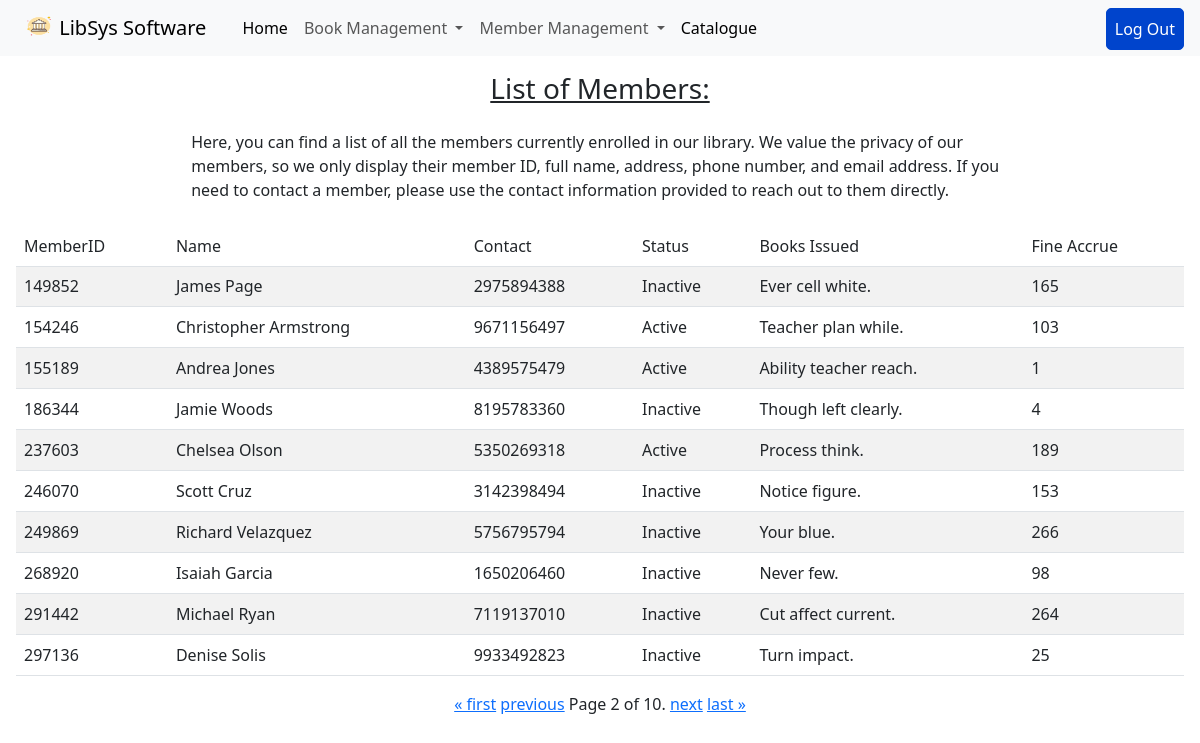
Page /listmember/?page=2 (signed in) on the committed database.
### library/models.py (models this page shows)
class Member(models.Model):
    MEMBERSHIP_STATUS_CHOICES = [
        ('Active', 'Active'),
        ('Inactive', 'Inactive'),
    ]
    member_id = models.IntegerField(primary_key=True)
    name = models.CharField(max_length=255)
    phone = models.BigIntegerField()
    membership_status = models.CharField(max_length=10, choices=MEMBERSHIP_STATUS_CHOICES)
    books_issued = models.CharField(max_length=255, blank=True)
    fine_amount = models.IntegerField(blank=True, default=0, null=True)

### library/views/customViews.py (the view)
# urls.py: path("listmember/", ListMember.as_view(), name="listMember"),
class ListMember(FormView):
    items_per_page = 10
    template_name = "memberslist.html"
    def get(self, request, *args, **kwargs):
        members = Member.objects.all()
        paginator = Paginator(members, self.items_per_page)
        current_page = request.GET.get('page')
        page_obj = paginator.get_page(current_page)
        return render(request, self.template_name, {"page_obj": page_obj})

### templates/memberslist.html (shortened to what this page needs)
{% extends 'base.html' %}
{% block content %}
{% if user.is_authenticated %}
<h3 class="main-heading">List of Members:</h3>
<div class="fillers">
   Here, you can find a list of all the members currently enrolled in our library. We value the privacy of our members, so we only display their member ID, full name, address, phone number, and email address. If you need to contact a member, please use the contact information provided to reach out to them directly.
</div>
      <div class="table-container">
         <table class="table table-striped table-hover">
            <tr><thead>
               <td>MemberID</td>
               <td>Name</td>
               <td>Contact</td>
               <td>Status</td>
               <td>Books Issued</td>
               <td>Fine Accrue</td>
            </thead></tr>
            {% for book in page_obj %}
               <tr>
                  <td>{{book.member_id}}</td>
                  <td>{{book.name}}</td>
                  <td>{{book.phone}}</td>
                  <td>{{book.membership_status}}</td>
                  <td>{{book.books_issued}}</td>
                  <td>{{book.fine_amount}}</td>
               </tr>
            {% endfor %}
         </table>
      </div>
   <div class="pagination">
       <span class="step-links">
           {% if page_obj.has_previous %}
               <a href="?page=1">&laquo; first</a>
               <a href="?page={{ page_obj.previous_page_number }}">previous</a>
           {% endif %}
           <span class="current-page">
               Page {{ page_obj.number }} of {{ page_obj.paginator.num_pages }}.
           </span>
           {% if page_obj.has_next %}
               <a href="?page={{ page_obj.next_page_number }}">next</a>
               <a href="?page={{ page_obj.paginator.num_pages }}">last &raquo;</a>
           {% endif %}
       </span>
   </div>
{% else %}
<div class="login-suggest">
   <p>You are not logged in</p>
   <a href="{% url 'login' %}">Login</a>
</div>
{% endif %}
{% endblock content %}

### static/css/style.css (style rules this page uses)
* { box-sizing: border-box; }
body { width: 100vw; position: relative; }
.main .table-container { overflow-y: scroll; }
.main .table-container thead { vertical-align: middle; }
.main .pagination { justify-content: center; }
.main .fillers { display: none; }
@media screen and (min-width: 769px) { .main .table-container { overflow-y: scroll; } }
@media screen and (min-width: 769px) { .main .fillers { display: block; padding: auto 3rem; width: 70%; margin: 1.5rem auto; } }
.main > .main-heading { text-align: center; text-decoration: underline; }
@media screen and (min-width: 769px) { .main > .main-heading { text-align: center; } }

### rows in the picture
Member: member_id "149852", name "James Page", phone "2975894388", membership_status "Inactive", books_issued "Ever cell white.", fine_amount "165"
Member: member_id "154246", name "Christopher Armstrong", phone "9671156497", membership_status "Active", books_issued "Teacher plan while.", fine_amount "103"
Member: member_id "155189", name "Andrea Jones", phone "4389575479", membership_status "Active", books_issued "Ability teacher reach.", fine_amount "1"
Member: member_id "186344", name "Jamie Woods", phone "8195783360", membership_status "Inactive", books_issued "Though left clearly.", fine_amount "4"
Member: member_id "237603", name "Chelsea Olson", phone "5350269318", membership_status "Active", books_issued "Process think.", fine_amount "189"
Member: member_id "246070", name "Scott Cruz", phone "3142398494", membership_status "Inactive", books_issued "Notice figure.", fine_amount "153"
Member: member_id "249869", name "Richard Velazquez", phone "5756795794", membership_status "Inactive", books_issued "Your blue.", fine_amount "266"
Member: member_id "268920", name "Isaiah Garcia", phone "1650206460", membership_status "Inactive", books_issued "Never few.", fine_amount "98"
Member: member_id "291442", name "Michael Ryan", phone "7119137010", membership_status "Inactive", books_issued "Cut affect current.", fine_amount "264"
Member: member_id "297136", name "Denise Solis", phone "9933492823", membership_status "Inactive", books_issued "Turn impact.", fine_amount "25"

### other values in the picture
{{ page_obj.number }} "2"
{{ page_obj.paginator.num_pages }} "10"
